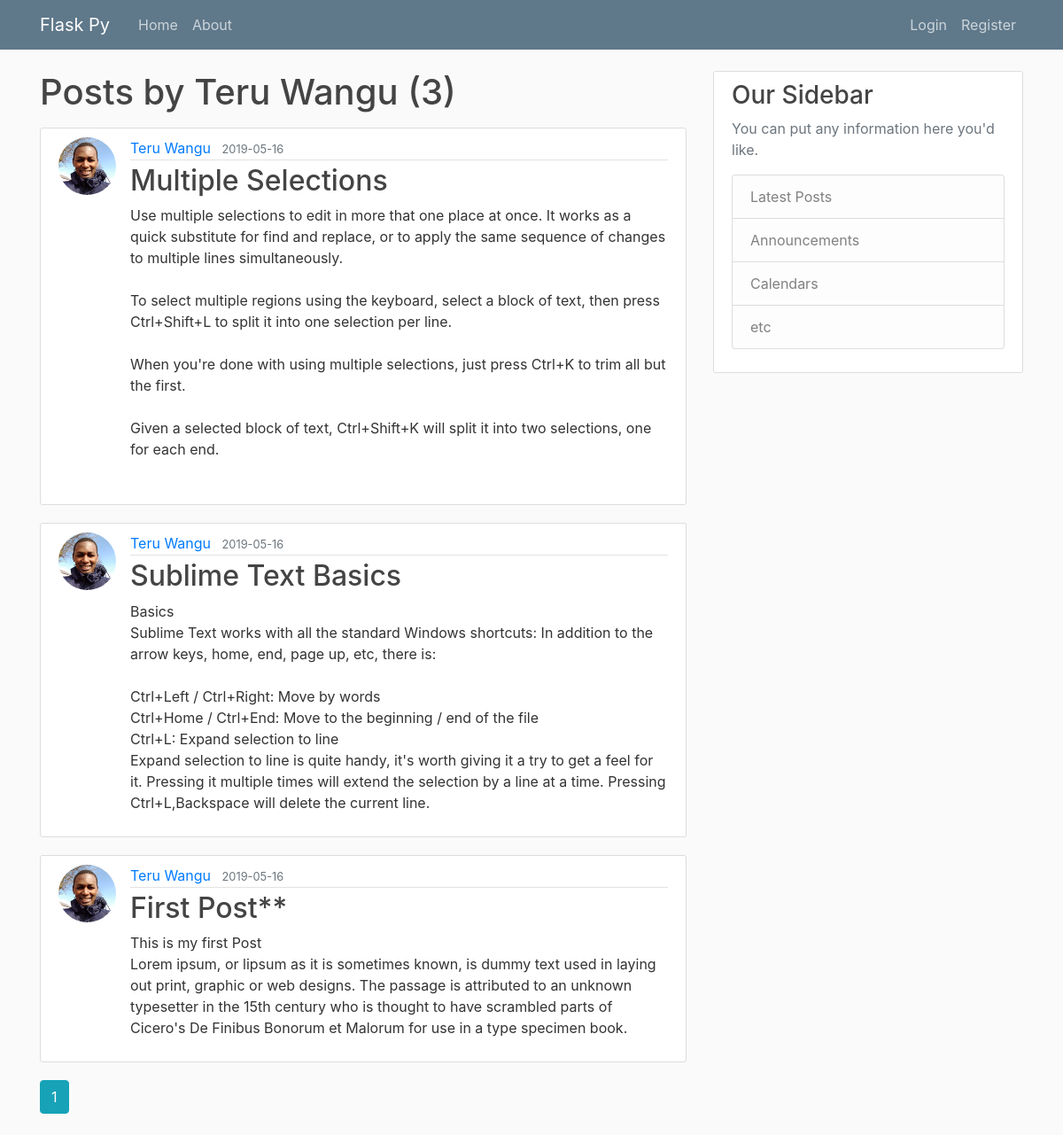
The page /user/Teru Wangu on the database as committed earlier.
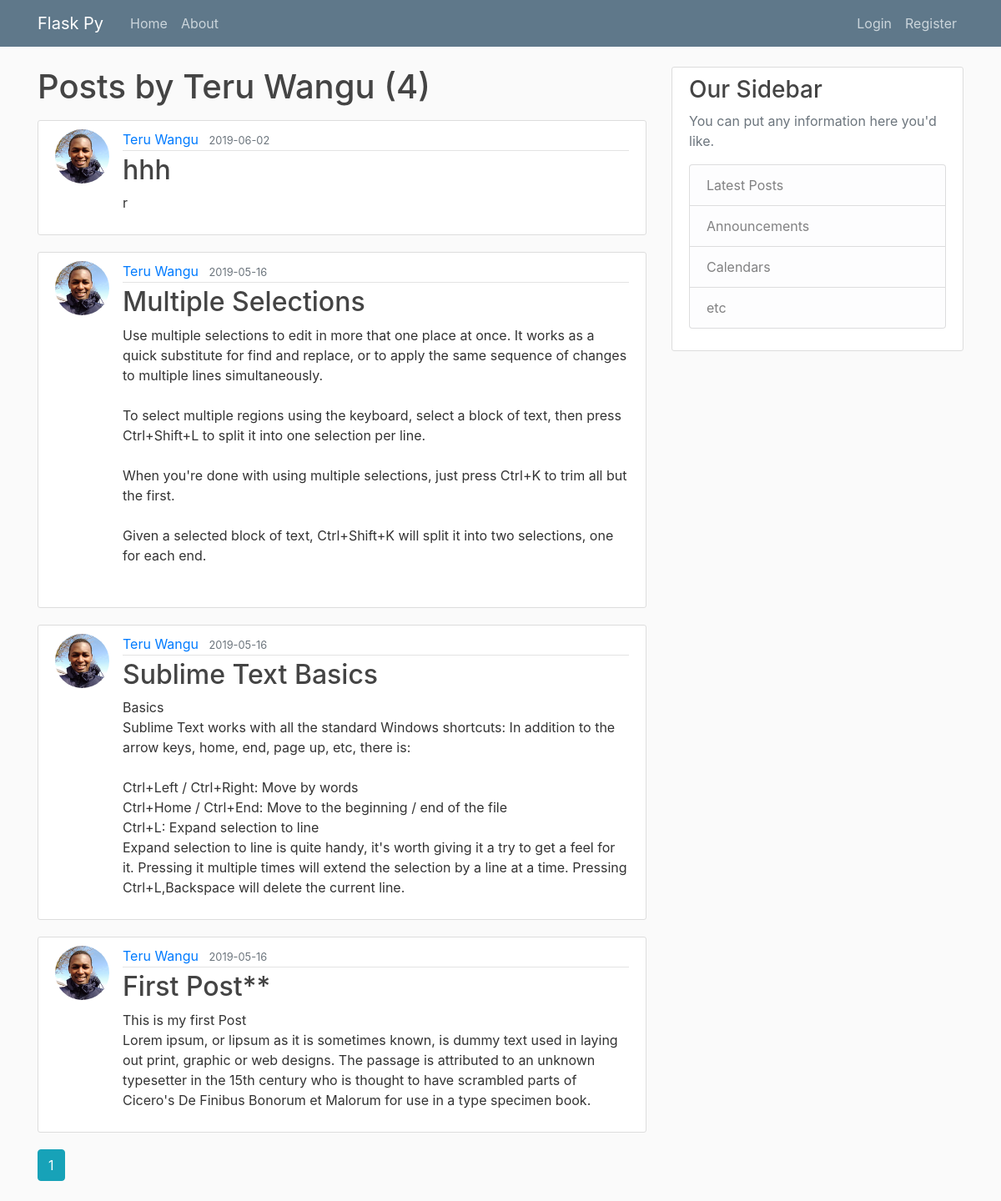
The same page on the database as committed later.
### flaskblog/models.py (models this page shows, shortened)
class User(db.Model, UserMixin):
    id = db.Column(db.Integer, primary_key=True)
    username = db.Column(db.String(20), unique=True, nullable=False)
    email = db.Column(db.String(120), unique=True, nullable=False)
    image_file = db.Column(db.String(20), nullable=False, default='default.jpg')
    password = db.Column(db.String(60), nullable=False)
    posts = db.relationship('Post', backref='author', lazy=True)

class Post(db.Model):
    id = db.Column(db.Integer, primary_key=True)
    title = db.Column(db.String(100), nullable=False)
    date_posted = db.Column(db.DateTime, nullable=False, default=datetime.utcnow)
    content = db.Column(db.Text, nullable=False)
    user_id = db.Column(db.Integer, db.ForeignKey('user.id'), nullable=False)

### flaskblog/users/routes.py (the view)
@users.route("/user/<string:username>")
def user_posts(username):
    page = request.args.get('page', 1, type=int)
    user = User.query.filter_by(username=username).first_or_404()
    posts = Post.query.filter_by(author=user)\
        .order_by(Post.date_posted.desc())\
        .paginate(page=page, per_page=5)
    return render_template('user_posts.html', posts=posts, user=user)

### flaskblog/templates/user_posts.html
{% extends "layout.html" %}
{% block content %}
    <h1 class="mb-3">Posts by {{ user.username }} ({{ posts.total }})</h1>
    {% for post in posts.items %}
        <article class="media content-section">
          <img class="rounded-circle article-img" src="{{ url_for('static', filename='profile_pics/' + post.author.image_file) }}">
          <div class="media-body">
            <div class="article-metadata">
              <a class="mr-2" href="{{ url_for('users.user_posts', username=post.author.username) }}">{{ post.author.username }}</a>
              <small class="text-muted">{{ post.date_posted.strftime('%Y-%m-%d') }}</small>
            </div>
            <h2><a class="article-title" href="{{ url_for('posts.post', post_id=post.id) }}">{{ post.title }}</a></h2>
            <p class="article-content">{{ post.content }}</p>
          </div>
        </article>
    {% endfor %}
    {% for page_num in posts.iter_pages(left_edge=1, right_edge=1, left_current=1, right_current=2) %}
      {% if page_num %}
        {% if posts.page == page_num %}
          <a class="btn btn-info mb-4" href="{{ url_for('users.user_posts', username=user.username, page=page_num) }}">{{ page_num }}</a>
        {% else %}
          <a class="btn btn-outline-info mb-4" href="{{ url_for('users.user_posts', username=user.username, page=page_num) }}">{{ page_num }}</a>
        {% endif %}
      {% else %}
        ...
      {% endif %}
    {% endfor %}
{% endblock content %}

### flaskblog/templates/layout.html (shortened to what this page needs)
<!DOCTYPE html>
<html>
<head>
    <link rel="stylesheet" href="https://maxcdn.bootstrapcdn.com/bootstrap/4.0.0/css/bootstrap.min.css">
    <link rel="stylesheet" type="text/css" href="{{ url_for('static', filename='main.css') }}">
    <link type="text/css" rel="stylesheet" href="{{ url_for('static', filename='error_style.css') }}">
    <link href="http://cdnjs.cloudflare.com/ajax/libs/summernote/0.8.12/summernote.css" rel="stylesheet">
</head>
<body>
    <header class="site-header">
      <nav class="navbar navbar-expand-md navbar-dark bg-steel fixed-top">
        <div class="container">
          <a class="navbar-brand mr-4" href="/">Flask Py</a>
          <div class="collapse navbar-collapse" id="navbarToggle">
            <div class="navbar-nav mr-auto">
              <a class="nav-item nav-link" href="{{ url_for('main.home') }}">Home</a>
              <a class="nav-item nav-link" href="{{ url_for('main.about') }}">About</a>
            </div>
            <div class="navbar-nav">
              {% if current_user.is_authenticated %}
                <a class="nav-item nav-link" href="{{ url_for('posts.new_post') }}">New Post</a>
                <a class="nav-item nav-link" href="{{ url_for('users.account') }}">Account</a>
                <a class="nav-item nav-link" href="{{ url_for('users.logout') }}">Logout</a>
              {% else %}
                <a class="nav-item nav-link" href="{{ url_for('users.login') }}">Login</a>
                <a class="nav-item nav-link" href="{{ url_for('users.register') }}">Register</a>
              {% endif %}
            </div>
          </div>
        </div>
      </nav>
    </header>
    <main role="main" class="container">
      <div class="row">
        <div class="col-md-8">
          {% block content %}{% endblock %}
        </div>
        <div class="col-md-4">
          <div class="content-section">
            <h3>Our Sidebar</h3>
            <p class='text-muted'>You can put any information here you'd like.
              <ul class="list-group">
                <li class="list-group-item list-group-item-light">Latest Posts</li>
                <li class="list-group-item list-group-item-light">Announcements</li>
                <li class="list-group-item list-group-item-light">Calendars</li>
                <li class="list-group-item list-group-item-light">etc</li>
              </ul>
            </p>
          </div>
        </div>
      </div>
    </main>

### flaskblog/static/main.css (style rules this page uses)
body { background: #fafafa; color: #333333; margin-top: 5rem; }
h1, h2, h3, h4, h5, h6 { color: #444444; }
.bg-steel { background-color: #5f788a; }
.site-header .navbar-nav .nav-link { color: #cbd5db; }
.content-section { background: #ffffff; padding: 10px 20px; border: 1px solid #dddddd; border-radius: 3px; margin-bottom: 20px; }
.article-title { color: #444444; }
.article-content { white-space: pre-line; }
.article-img { height: 65px; width: 65px; margin-right: 16px; }
.article-metadata { padding-bottom: 1px; margin-bottom: 4px; border-bottom: 1px solid #e3e3e3 }

### flaskblog/static/error_style.css (style rules this page uses)
* { -webkit-box-sizing: border-box; box-sizing: border-box; }

Rows that differ between the two databases and show on the page:
added Post: image_file (picture), author.username "Teru Wangu", date_posted "2019-06-02", title "hhh", content "r"
Other text that changed with them:
{{ posts.total }}: "3" → "4"
